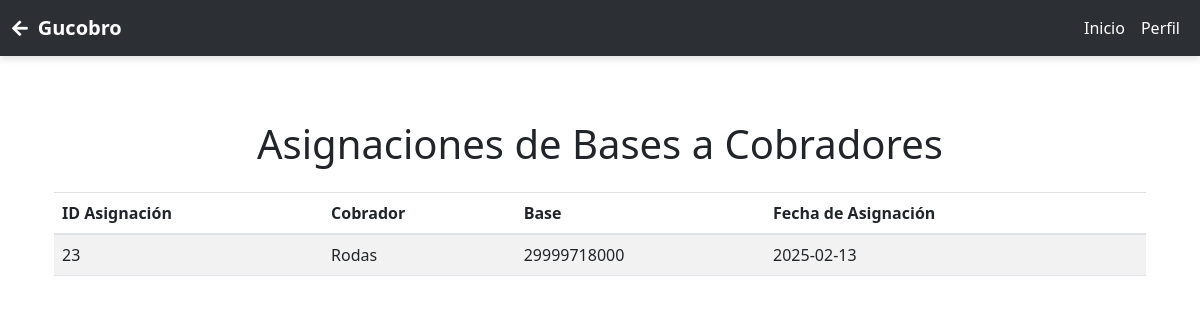
The page /vistas/base/ver_asignaciones.php on the database its author committed.
### tables this page shows
CREATE TABLE `asignacion_base` (
  `id_asignacion` int(11) NOT NULL,
  `id_cobrador` int(11) NOT NULL,
  `id_base` int(11) NOT NULL,
  `fecha_asignacion` date NOT NULL
);

CREATE TABLE `user` (
  `id_user` int(11) NOT NULL,
  `nombre` varchar(50) NOT NULL,
  `apellido` varchar(50) NOT NULL,
  `contacto` varchar(50) NOT NULL,
  `cedula` bigint(255) NOT NULL,
  `password` varchar(255) NOT NULL,
  `ultimo_login` timestamp NULL DEFAULT NULL,
  `estado` enum('activo','inactivo') NOT NULL DEFAULT 'activo',
  `id_cuenta` int(11) DEFAULT NULL
);

CREATE TABLE `base` (
  `id_base` int(11) NOT NULL,
  `base` varchar(255) NOT NULL,
  `fecha` date NOT NULL
);

### vistas/base/ver_asignaciones.php (the view, shortened to what this page needs)
<?php
include '../../includes/header2.php';
include '../../includes/functions.php';
$query = $pdo->query("
    SELECT ab.id_asignacion, u.nombre AS cobrador, b.base, ab.fecha_asignacion
    FROM asignacion_base ab
    JOIN rol_user ru ON ab.id_cobrador = ru.id_rol_user
    JOIN user u ON ru.id_user = u.id_user
    JOIN base b ON ab.id_base = b.id_base
    ORDER BY ab.fecha_asignacion DESC
");
$asignaciones = $query->fetchAll(PDO::FETCH_ASSOC);
?>
<!DOCTYPE html>
<html lang="es">
<head>
    <link href="https://cdn.jsdelivr.net/npm/bootstrap@5.3.0-alpha1/dist/css/bootstrap.min.css" rel="stylesheet">
</head>
<body>
    <div class="container mt-5">
        <h1 class="text-center mb-4">Asignaciones de Bases a Cobradores</h1>
        <table class="table table-striped">
            <thead>
                <tr>
                    <th>ID Asignación</th>
                    <th>Cobrador</th>
                    <th>Base</th>
                    <th>Fecha de Asignación</th>
                </tr>
            </thead>
            <tbody>
                <?php foreach ($asignaciones as $asignacion): ?>
                    <tr>
                        <td><?= $asignacion['id_asignacion'] ?></td>
                        <td><?= $asignacion['cobrador'] ?></td>
                        <td><?= $asignacion['base'] ?></td>
                        <td><?= $asignacion['fecha_asignacion'] ?></td>
                    </tr>
                <?php endforeach; ?>
            </tbody>
        </table>
    </div>
</body>
</html>

### rows shown on the page
asignacion_base: id_asignacion "23", user.nombre "Rodas", id_base.base "29999718000", fecha_asignacion "2025-02-13"
